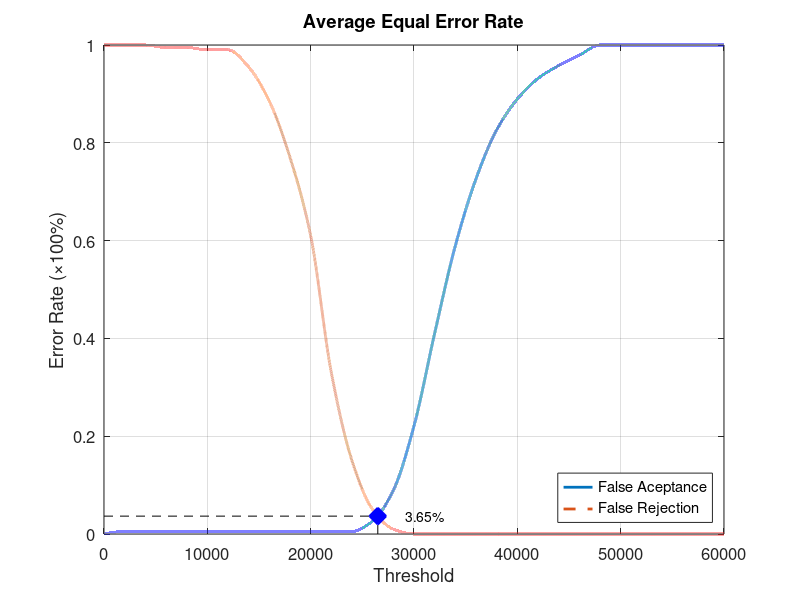
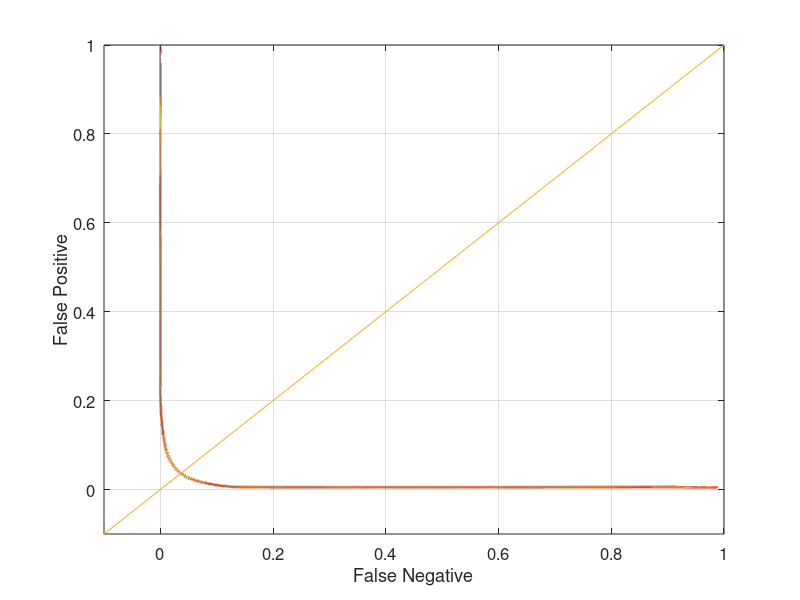

The MATLAB source for these figures, in order:
function yEER = Database4_3
close all;
clear;
clc;
x = 0:2000:60000;
xq = 0:0.5:60000;

y0 = [0 0.00526316 0.00526316 0.00526316 0.00526316 0.00526316 0.00526316 0.00526316 0.00526316 0.00526316 0.00526316 0.00526316 0.00526316 0.0263158 0.0894737 0.221053 0.410526 0.589474 0.726316 0.826316 0.889474 0.931579 0.957895 0.978947 1 1 1 1 1 1 1];
yy0 = interp1(x, y0, xq, 'pchip');
y1 = [1 1 1 0.995 0.995 0.99 0.99 0.955 0.885 0.77 0.61 0.33 0.15 0.05 0.01 0 0 0 0 0 0 0 0 0 0 0 0 0 0 0 0];
yy1 = interp1(x, y1, xq, 'pchip');

% Calculating EER: 
y2 = abs(y0 - y1);
find(y2 == min(y2))
yy2 = abs(yy0 - yy1);
xEER = find(yy2 == min(yy2));
xEERIndex = xq(xEER) % X-axis EER
yEER = yy0(xEER) % Y-axis EER

main = figure
plot(xq, yy0,'-','LineWidth', 2);	hold on
plot(xq, yy1,'--','LineWidth', 2);	hold on
plot([xEERIndex xEERIndex], [0 yEER], 'k--');	hold on
plot([0 xEERIndex], [yEER yEER], 'k--');	hold on
plot(xEERIndex, yEER, 'bx', 'LineWidth', 10);	hold on
text(xEERIndex + 10 * xEERIndex / 100, yEER, [num2str(round((10000 * yEER)) / 100) '%'])
legend('False Aceptance', 'False Rejection', 'Location', 'SouthEast')
xlabel('Threshold')
ylabel('Error Rate (\times100%)')
title('Average Equal Error Rate')
set(gca, 'FontSize', 12)
axis([0 60000 0 1])
grid on

print(main, 'Database4_3Main', '-dpng');
FNRxFPR = figure('Color', [1 1 1]);
plot(yy1, yy0, '-', yy1, yy0, 'LineWidth', 2);
hold on
y = -0.1:0.1:1
plot(y, y); 
set(gca, 'FontSize', 12)
xlabel('False Negative')
ylabel('False Positive')
axis([-0.1 1 -0.1 1])
set(gca, 'FontSize', 12)
grid on

print(FNRxFPR, 'Database4_3FNRxFPR','-dpng');
end
